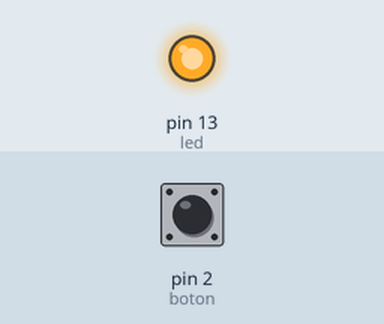
A sketch run on a simulated Arduino Uno, built with avr-gcc and run on an emulated ATmega328P. On the bench: output pins drawn as LEDs (lit = HIGH). Inputs (shaded band) come from the test bench; at power-on: pin 2 (boton) LOW.

Above: at 0.1 s.
Timing chart, 0 to 1.6 s (numbered marks = the images above):
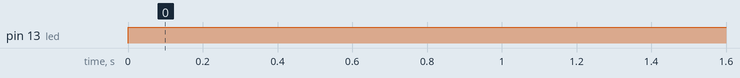

Measured:
- by itself, pin 13 (led): LOW → HIGH at 0.00 s

The sketch:

Arduino-EEPROM.ino
```cpp
#include <EEPROM.h>

int led = 13;
int boton = 2;

int direccion = 0; //0 a 1023 en total son 1024 bytes que equivale a 1KB
int valor = 0;

boolean save = false;

void setup() {

  pinMode(led, OUTPUT);
  pinMode(boton, INPUT);

}

void loop() {

  EEPROM.get(direccion, save);
  digitalWrite(led, save);


  int estado = digitalRead(boton);

  if (estado == HIGH)
  {
    save = !save;
    EEPROM.update(direccion, save);
    delay(150);
  }

}
```
